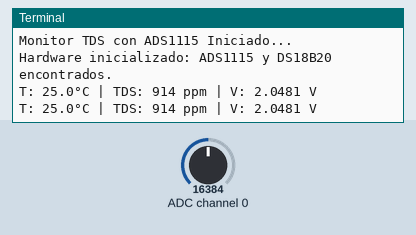
Recording of a program running on a simulated Raspberry Pi (BCM pin numbers). Shown: the last lines printed to the terminal. Inputs (shaded band) come from the test bench; at power-on: ADC channel 0 = 16384 (analog values on the 0–32767 scale). Threads take turns every 2 ms.

Above: at 1.2 s.
1.3 s: ADC channel 0 set to 22936
At 2.6 s:
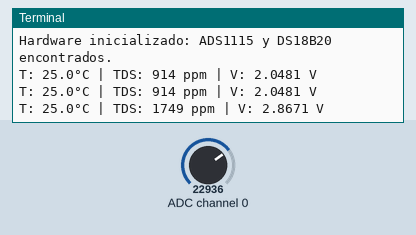
2.8 s: ADC channel 0 set to 28834
At 3.9 s:
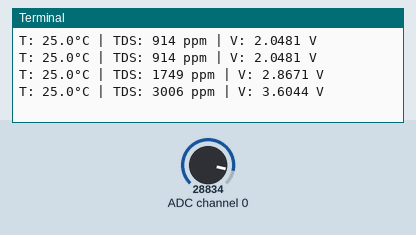
Timing chart, 0 to 5.8 s (numbered marks = the images above; inputs shaded):
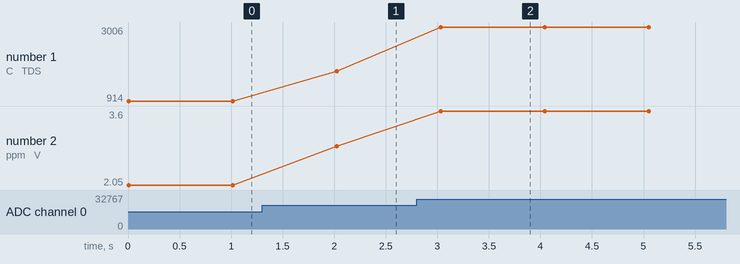

The program:

prueba_tds.py
```python
import time
import threading
import queue

import board
import busio  # <- importante con Blinka

# Librerías específicas del hardware
import adafruit_ads1x15.ads1115 as ADS1115_mod
import adafruit_ads1x15.ads1x15 as ADS_CFG
from adafruit_ads1x15.analog_in import AnalogIn

# --- CONFIGURACIÓN ---
data_queue = queue.Queue()

def leer_sensores_agua(out_queue):
    """
    Hilo encargado de leer Temperatura (1-Wire) y TDS (I2C/ADS1115).
    """
    try:
        # 1. Configurar I2C y ADS1115
        # En Raspberry Pi: SCL = GPIO3 (pin 5), SDA = GPIO2 (pin 3)
        i2c = busio.I2C(board.SCL, board.SDA)
        ads = ADS1115_mod.ADS1115(i2c)

        # Ganancia: rango ±4.096 V
        ads.gain = 1

        # Canal analógico en A0
        canal_tds = AnalogIn(ads, 0)  # canal A0 del ADS1115
        # 2. Configurar Sensor de Temperatura

        print("Hardware inicializado: ADS1115 y DS18B20 encontrados.")

        while True:
            # --- Lectura de Temperatura ---
            try:
                temp_c = 25.0
            except Exception:
                temp_c = 25.0  # Valor de seguridad

            # --- Lectura de Voltaje TDS ---
            voltaje = canal_tds.voltage  # en Voltios

            # --- Compensación y Cálculo ---
            coeficiente_compensacion = 1.0 + 0.02 * (temp_c - 25.0)
            voltaje_compensado = voltaje / coeficiente_compensacion

            tds_value = (133.42 * voltaje_compensado**3 -
                         255.86 * voltaje_compensado**2 +
                         857.39 * voltaje_compensado) * 0.5

            datos = {
                "temp": round(temp_c, 2),
                "tds": int(tds_value),
                "volts": round(voltaje, 4),
            }

            out_queue.put(datos)
            time.sleep(1)

    except Exception as e:
        print(f"Error CRÍTICO en hilo de sensores: {e}")

# --- PROGRAMA PRINCIPAL ---
if __name__ == "__main__":
    hilo = threading.Thread(target=leer_sensores_agua, args=(data_queue,), daemon=True)
    hilo.start()

    print("Monitor TDS con ADS1115 Iniciado...")

    try:
        while True:
            try:
                lectura = data_queue.get(timeout=0.5)
                print(f"T: {lectura['temp']}°C | TDS: {lectura['tds']} ppm | V: {lectura['volts']} V")
            except queue.Empty:
                pass
    except KeyboardInterrupt:
        print("\nSaliendo...")
```

Measured:
- after the input at 1.3 s, the terminal: prints a new line after 0.73 s (image 1)
- after the input at 2.8 s, the terminal: prints a new line after 0.23 s (image 2)
- plotted number 1: 914 → 1749 after the input at 1.3 s, 1749 → 3006 after the input at 2.8 s
- plotted number 2: 2.05 → 2.87 after the input at 1.3 s, 2.87 → 3.6 after the input at 2.8 s
